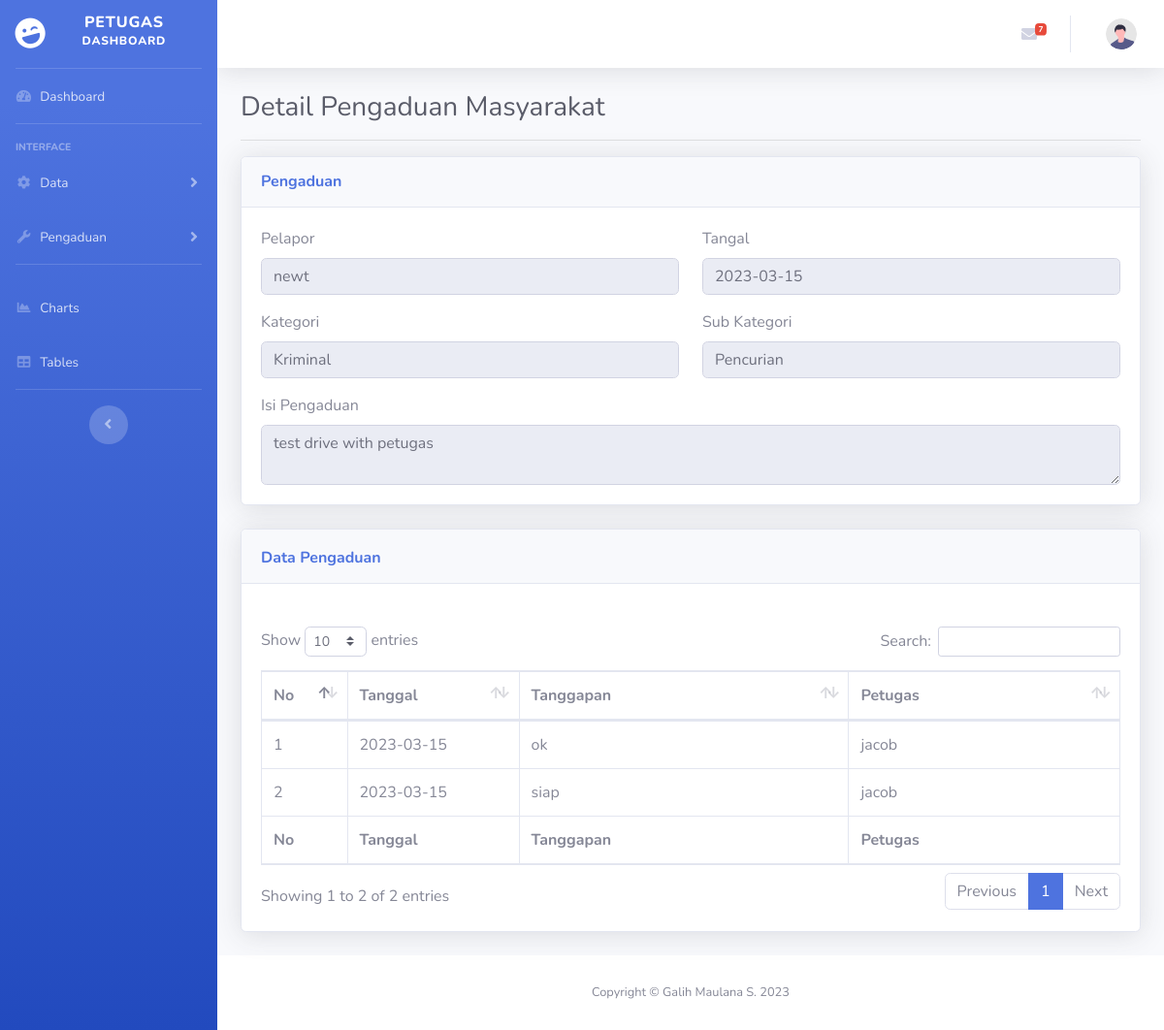
Page /NewLPP/response/30 on the committed database.
### tables this page shows
CREATE TABLE `pengaduan` (
  `id_pengaduan` int(11) NOT NULL,
  `tgl_pengaduan` date NOT NULL,
  `nik` char(16) NOT NULL,
  `isi_laporan` text NOT NULL,
  `foto` varchar(255) NOT NULL,
  `status` enum('segera','proses','selesai','tolak') NOT NULL,
  `subkategori` varchar(255) NOT NULL,
  `kategori` varchar(255) NOT NULL,
  `id_subkategori` int(11) NOT NULL
);

CREATE TABLE `masyarakat` (
  `id_masyarakat` int(11) NOT NULL,
  `nik` varchar(16) NOT NULL,
  `nama` varchar(35) NOT NULL,
  `username` varchar(25) NOT NULL,
  `password` varchar(64) NOT NULL,
  `telp` varchar(13) NOT NULL,
  `level` int(11) NOT NULL
);

CREATE TABLE `kategori` (
  `id_kategori` int(11) NOT NULL,
  `kategori` varchar(255) NOT NULL
);

CREATE TABLE `tanggapan` (
  `id_tanggapan` int(11) NOT NULL,
  `id_pengaduan` int(11) NOT NULL,
  `nama_petugas` varchar(255) NOT NULL,
  `tgl_tanggapan` date NOT NULL,
  `tanggapan` text NOT NULL,
  `id_petugas` int(11) NOT NULL
);

CREATE TABLE `petugas` (
  `id_petugas` int(11) NOT NULL,
  `nama_petugas` varchar(35) NOT NULL,
  `username` varchar(25) NOT NULL,
  `password` varchar(64) NOT NULL,
  `telp` varchar(13) NOT NULL,
  `level` enum('admin','petugas') NOT NULL
);

### application/controllers/NewLPP.php (called while the page is built, shortened)
<?php
class NewLPP extends CI_Controller {
	public function __construct()
	{
		$this->load->model('mdl_LandingP');
	}
	public function response($id)
	{
		$data['pengaduan'] = $this->mdl_LandingP->joinpengaduan2($id)->result_array();
        $data['tanggapan'] = $this->mdl_LandingP->tambahpengaduan($id)->result_array();
		$this->load->view('Petugas/responseP', $data);
	}
}

### index.php (called while the page is built, shortened)
<?php
require_once BASEPATH.'core/CodeIgniter.php';

### application/models/mdl_LandingP.php (called while the page is built, shortened)
<?php
class mdl_LandingP extends CI_Model
{
    function joinpengaduan2($id)
    {
        $this->db->select('*');
        $this->db->from('pengaduan');
        $this->db->join('kategori', 'kategori.id_kategori=pengaduan.kategori');
        $this->db->join('masyarakat', 'masyarakat.nik=pengaduan.nik');
        $this->db->where('pengaduan.id_pengaduan', $id);
        return $this->db->get();
    }
    function tambahpengaduan($id)
    {
        $this->db->select('*');
        $this->db->from('tanggapan');
        $this->db->join('pengaduan', 'pengaduan.id_pengaduan=tanggapan.id_pengaduan');
        $this->db->join('petugas', 'petugas.nama_petugas=tanggapan.nama_petugas');
        $this->db->where('pengaduan.id_pengaduan', $id);
        return $this->db->get();
    }
}

### application/views/Petugas/responseP.php (the view, shortened to what this page needs)
<!DOCTYPE html>
<html lang="en">
<head>
    <link href="<?= base_url() ?>assets/sb-admin/vendor/fontawesome-free/css/all.min.css" rel="stylesheet"
        type="text/css">
    <link href="<?= base_url() ?>assets/sb-admin/css/sb-admin-2.min.css" rel="stylesheet">
    <link href="<?= base_url() ?>assets/sb-admin/vendor/datatables/dataTables.bootstrap4.min.css" rel="stylesheet">
</head>
<body id="page-top">
    <div id="wrapper">
        <ul class="navbar-nav bg-gradient-primary sidebar sidebar-dark accordion" id="accordionSidebar">
            <a class="sidebar-brand d-flex align-items-center justify-content-center"
                href="<?= base_url ('NewLPP/landing') ?>">
                <div class="sidebar-brand-icon rotate-n-15">
                    <i class="fas fa-laugh-wink"></i>
                </div>
                <div class="sidebar-brand-text mx-3">Petugas <sup>Dashboard</sup></div>
            </a>
            <hr class="sidebar-divider my-0">
            <li class="nav-item">
                <a class="nav-link" href="<?= base_url ('NewLPP/landing') ?>">
                    <i class="fas fa-fw fa-tachometer-alt"></i>
                    <span>Dashboard</span></a>
            </li>
            <hr class="sidebar-divider">
            <div class="sidebar-heading">
                Interface
            </div>
            <li class="nav-item">
                <a class="nav-link collapsed" href="#" data-toggle="collapse" data-target="#collapseTwo"
                    aria-expanded="true" aria-controls="collapseTwo">
                    <i class="fas fa-fw fa-cog"></i>
                    <span>Data</span>
                </a>
            </li>
            <li class="nav-item">
                <a class="nav-link collapsed" href="#" data-toggle="collapse" data-target="#collapseUtilities"
                    aria-expanded="true" aria-controls="collapseUtilities">
                    <i class="fas fa-fw fa-wrench"></i>
                    <span>Pengaduan</span>
                </a>
            </li>
            <hr class="sidebar-divider">
            <li class="nav-item">
                <a class="nav-link" href="charts.html">
                    <i class="fas fa-fw fa-chart-area"></i>
                    <span>Charts</span></a>
            </li>
            <li class="nav-item">
                <a class="nav-link" href="tables.html">
                    <i class="fas fa-fw fa-table"></i>
                    <span>Tables</span></a>
            </li>
            <hr class="sidebar-divider d-none d-md-block">
            <div class="text-center d-none d-md-inline">
                <button class="rounded-circle border-0" id="sidebarToggle"></button>
            </div>
        </ul>
        <div id="content-wrapper" class="d-flex flex-column">
            <div id="content">
                <nav class="navbar navbar-expand navbar-light bg-white topbar mb-4 static-top shadow">
                    <ul class="navbar-nav ml-auto">
                        <li class="nav-item dropdown no-arrow mx-1">
                            <a class="nav-link dropdown-toggle" href="#" id="messagesDropdown" role="button"
                                data-toggle="dropdown" aria-haspopup="true" aria-expanded="false">
                                <i class="fas fa-envelope fa-fw"></i>
                                <span class="badge badge-danger badge-counter">7</span>
                            </a>
                        </li>
                        <li class="nav-item dropdown no-arrow">
                            <a class="nav-link dropdown-toggle" href="#" id="userDropdown" role="button"
                                data-toggle="dropdown" aria-haspopup="true" aria-expanded="false">
                                <img class="img-profile rounded-circle" src="img/undraw_profile.svg">
                            </a>
                        </li>
                    </ul>
                </nav>
                <div class="container-fluid">
                    <h1 class="h3 mb-2 text-gray-800">Detail Pengaduan Masyarakat</h1>
                    <hr>
                    <div class="card shadow">
                        <div class="card-header py-3">
                            <h6 class="m-0 font-weight-bold text-primary">Pengaduan</h6>
                        </div>
                        <div class="card-body">
                            <?php foreach ($pengaduan as $p) { ?>
                            <div class="row">
                                <div class="col-lg-6">
                                    <label for="">Pelapor</label>
                                    <input type="text" class="form-control" value="<?= $p['nama'] ?>" disabled>
                                </div>
                                <div class="col-lg-6">
                                    <label for="">Tangal</label>
                                    <input type="text" class="form-control" value="<?= $p['tgl_pengaduan'] ?>" disabled>
                                </div>
                            </div>
                            <div class="row">
                                <div class="col-lg-6 mt-3">
                                    <label for="">Kategori</label>
                                    <input type="text" class="form-control" value="<?= $p['kategori'] ?>" disabled>
                                </div>
                                <div class="col-lg-6 mt-3 mb-3">
                                    <label for="">Sub Kategori</label>
                                    <input type="text" class="form-control" value="<?= $p['subkategori'] ?>" disabled>
                                </div>
                            </div>
                            <label for="">Isi Pengaduan</label>
                            <textarea type="text" class="form-control" disabled><?= $p['isi_laporan'] ?></textarea>
                            <?php } ?>
                        </div>
                    </div>
                    <div class="card shadow mb-4 mt-4">
                        <div class="card-header py-3">
                            <div class="d-flex align-item-center">
                                <div class="d-flex align-item-center">
                                    <h6 class="m-0 font-weight-bold text-primary mt-1">Data Pengaduan</h6>
                                </div>
                            </div>
                        </div>
                        <div class="card-body">
                            <div class="table-responsive">
                                <table class="table table-bordered" id="dataTable" width="100%" cellspacing="0">
                                    <thead>
                                        <tr role="row">
                                            <th width="10%">No</th>
                                            <th width="20%">Tanggal</th>
                                            <th>Tanggapan</th>
                                            <th>Petugas</th>
                                        </tr>
                                    </thead>
                                    <tfoot>
                                        <tr>
                                            <th>No</th>
                                            <th>Tanggal</th>
                                            <th>Tanggapan</th>
                                            <th>Petugas</th>
                                        </tr>
                                    </tfoot>
                                    <tbody>
                                        <?php
                                        $c = 0;
                                        foreach ($tanggapan as $t) {
                                            $c = $c + 1; ?>
                                        <tr>
                                            <td><?= $c ?></td>
                                            <td><?= $t['tgl_tanggapan'] ?></td>
                                            <td><?= $t['tanggapan'] ?></td>
                                            <td><?= $t['nama_petugas'] ?></td>
                                        </tr>
                                        <?php } ?>
                                    </tbody>
                                </table>
                            </div>
                        </div>
                    </div>
                </div>
            </div>
            <footer class="sticky-footer bg-white">
                <div class="container my-auto">
                    <div class="copyright text-center my-auto">
                        <span>Copyright &copy; Galih Maulana S. 2023</span>
                    </div>
                </div>
            </footer>
        </div>
    </div>
</body>
</html>

### rows in the picture
pengaduan: nama "newt", tgl_pengaduan "2023-03-15", kategori "Kriminal", subkategori "Pencurian", isi_laporan "test drive with petugas"
tanggapan: tgl_tanggapan "2023-03-15", tanggapan "ok", petugas.nama_petugas "jacob"
tanggapan: tgl_tanggapan "2023-03-15", tanggapan "siap", petugas.nama_petugas "jacob"
